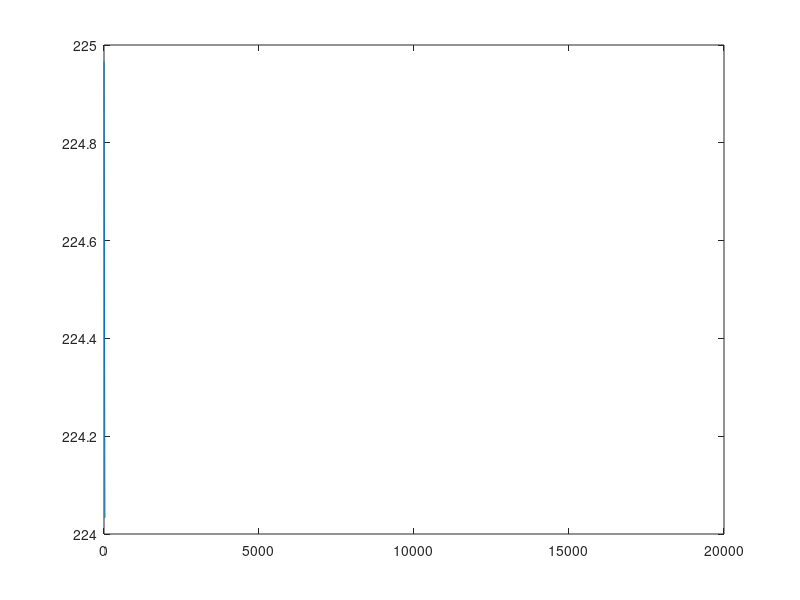

Write MATLAB code to recreate this figure.
%http://onlinelibrary.wiley.com/doi/10.1111/j.1574-6968.2001.tb10662.x/full
%link for bacteria swimming speed.
%Ill take it 40 micrometers per second.

%Diffusion coefficient(Micrometers^2/seconds).
coef = 79.4;
%Step size. (Seconds).
step = 10^-4;
std = sqrt(2 * coef * step);
speed = 40;
time = 2;
cell_radius = 5;

num_of_molecules = 40000;

molecules = normrnd(0, 5, [num_of_molecules, 3]);
x = molecules;
t = cell_radius./sqrt(sum(x.^2, 2));
molecules = molecules + t.*molecules;

%molecules = zeros(num_of_molecules, 3);
%is_released = false(num_of_molecules, 1);

nanobot_coor = [15, 0, 0];
nanobot_radius = 4;

arrival_times = zeros(20000,1);
nano_hit_memory = 0;
bias = [0,0,0];
q = normrnd(0, 0.001, [1, 3]);
x = (speed*step)./sqrt(sum(q.^2, 2)).*q;
old_hitt = 0;
count = 0;
intervall = 100;

for i = 1:time/step
    
%     is_released(2*i-1:2*i, :) = true;
%     
%     q = normrnd(0, 0.001, [2, 3]);
%     molecules(2*i-1:2*i, :) = cell_radius./sqrt(sum(q.^2, 2)).*q;
%     
%     %Random movement vector generation.
%     movement = normrnd(0, std, size(molecules(is_released, :)));
%     %Molecule movements added to positions.
%     molecules(is_released, :) = molecules(is_released, :) + movement;
%     %Rollback operation.
%     hits_r = (sum(molecules(is_released, :).^2, 2) < cell_radius^2);
%     t = molecules(is_released, :);
%     t(hits_r, :) = t(hits_r, :) - movement(hits_r, :);
%     molecules(is_released, :) = t;
       
    nanobot_coor = nanobot_coor + x;
    hitt = sum((sum((molecules - nanobot_coor).^2, 2) <= nanobot_radius^2));   
    if(hitt > old_hitt)
        bias = bias + x;
        old_hitt = hitt;
    elseif(hitt < old_hitt)
        bias = bias - x;
        old_hitt = hitt;    
    else
        old_hitt = hitt;
    end      
    x = (speed*step)./sqrt(sum(bias.^2 , 2)).*bias; 
    arrival_times(i) = sum((nanobot_coor).^2, 2);  
     
end

plot(arrival_times)
